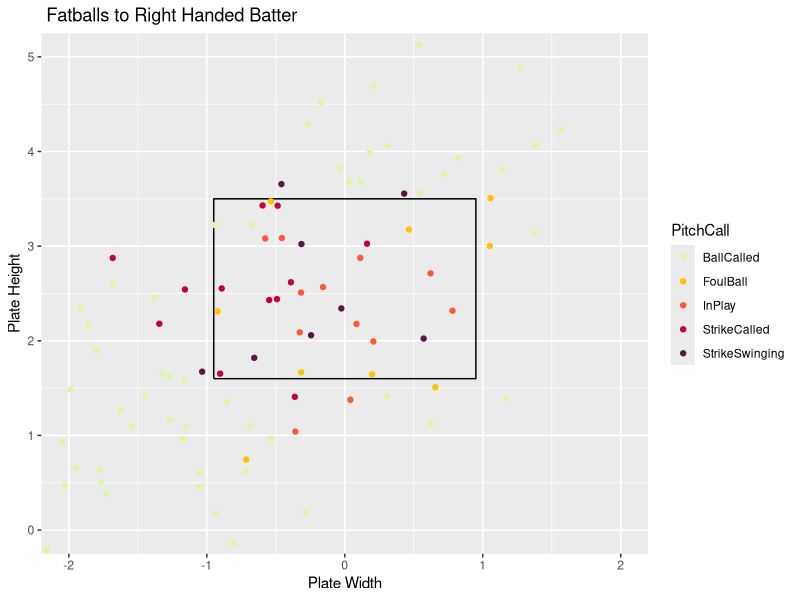
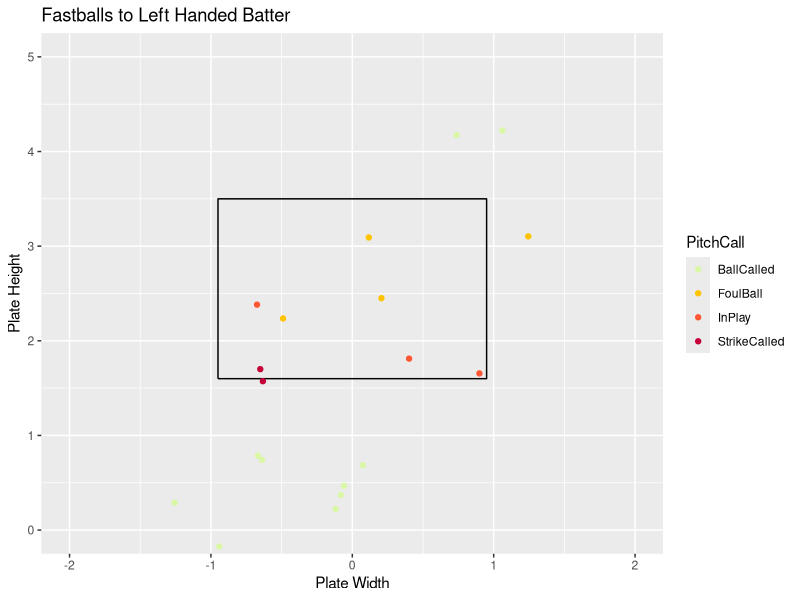

The R source for these figures, in order:
## ---- chunk 1
knitr::opts_chunk$set(fig.align = "center", fig.width = 4, fig.height = 4, comment = NA, message = FALSE, warning = FALSE, echo = FALSE)
library(readr)
library(dplyr)
library(ggplot2)
library(tidyverse)
Master <- read_csv("Master.csv")
Pitcher <- Master %>%
  filter(Pitcher == "Herman, Will")
x <- c(-.95,.95,.95,-.95,-.95)
z <- c(1.6,1.6,3.5,3.5,1.6)
sz <- data_frame(x, z)
## ---- chunk 2
FastballsThrownR <- Pitcher %>%
  filter(TaggedPitchType == "Fastball" & BatterSide == "Right" & RelSpeed)
ggplot() +
  geom_path(data = sz, aes(x = x, y = z)) +
  coord_equal() +
  xlab("Plate Width") +
  ylab("Plate Height") +
  ggtitle(" Fatballs to Right Handed Batter") +
  geom_point(data = FastballsThrownR,aes(x = PlateLocSide, y = PlateLocHeight, color = PitchCall)) +
  coord_cartesian(xlim = c(-2, 2), ylim = c(0, 5)) +
  scale_color_discrete(limits = c("StrikeSwinging" ,"StrikeCalled", "BallCalled", "HitByPitch", "InPlay", "FoulBall", "Undefined")) +
  scale_color_manual(values = c("#DAF7A6","#FFC300", "#FF5733", "#C70039", "#581845", "#000000", "#009E73"))
## ---- chunk 3
FastballsThrownL <- Pitcher %>%
  filter(TaggedPitchType == "Fastball" & BatterSide == "Left")
ggplot() +
  geom_path(data = sz, aes(x = x, y = z)) +
  coord_equal() +
  xlab("Plate Width") +
  ylab("Plate Height") +
  ggtitle("Fastballs to Left Handed Batter") +
  geom_point(data = FastballsThrownL,aes(x = PlateLocSide, y = PlateLocHeight, color = PitchCall)) +
  coord_cartesian(xlim = c(-2, 2), ylim = c(0, 5)) +
  scale_color_discrete(limits = c("StrikeSwinging" ,"StrikeCalled", "BallCalled", "HitByPitch", "InPlay", "FoulBall", "Undefined")) +
  scale_color_manual(values = c("#DAF7A6","#FFC300", "#FF5733", "#C70039", "#581845", "#000000", "#009E73"))
